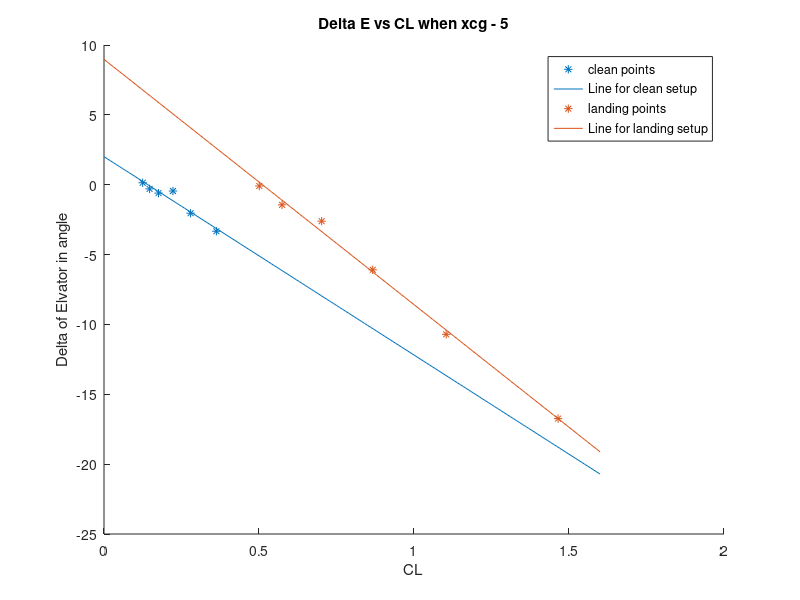

This chart was generated by the following MATLAB code:
%%
%for cg minus 5 AOA vs CL
%clean
clear 
clc

IAS = [240,221,202,179.5,160.1,140.5].*0.5144;
rho = 1.225;
MassOfFuel=(3100+503+[971.6,969.3,965.1,961.4,956.1,953.9]).*0.453592;
WeightOfFuel = MassOfFuel.*9.81;
CL = WeightOfFuel./(0.5.*rho.*IAS.^2.*17.48);
AoA=[-0.55,-0.18,-0.15,-0.047,1.004,2.144];

p1=polyfit(AoA,CL,1);
scatter(AoA,CL);
range = [-10:0.1:10];
hold on
plot(range,p1(1).*range + p1(2));
%%
%landing
IAS_landing = [119.3,111.3,100.6,90.5,80.2,69.6].*0.5144;
rho = 1.225;
MassOfFuel_landing=(3100+503+[936.8,926.9,920.8,917.6,917,914.6]).*0.453592;
WeightOfFuel_landing = MassOfFuel_landing.*9.81;
CL_landing = WeightOfFuel_landing./(0.5.*rho.*IAS_landing.^2.*17.48);
AoA_landing=[-5.248,-4.286,-3.312,-0.781,2.33,6.249];

hold on
scatter(AoA_landing,CL_landing,'*');
p2 = polyfit(AoA_landing,CL_landing,1);
hold on
plot(range,p2(1).*range+p2(2));
legend('points for clean setup','line for clean setup','points for landing setup','line for landing setup');
xlabel('Angel of attack in degree');
ylabel('CL(Coefficient of life)');
title('CL vs AoA for zero xcg - 5');
hold off
%%
%for de and CL
%for clean condition xcg-5

rangeCL=[0:0.01:1.6];
deltaE=[+0.01*14,-0.01*30,-0.02*30,-0.015*30,-0.068*30,-0.111*30];
scatter(CL,deltaE,'*');
pdeltaE = polyfit(CL,deltaE,1);
hold on
plot(rangeCL,pdeltaE(1).*rangeCL+pdeltaE(2));
hold on

%%
%landing
deltaE_landing=[-0.003*30,-0.048*30,-0.087*30,-0.203*30,-0.357*30,-0.558*30];
scatter(CL_landing,deltaE_landing,'*');
pdeltaE_landing = polyfit(CL_landing,deltaE_landing,1);
hold on
plot(rangeCL,pdeltaE_landing(1).*rangeCL+pdeltaE_landing(2));
title('Delta E vs CL when xcg - 5')
xlabel('CL')
ylabel('Delta of Elvator in angle');
legend('clean points','Line for clean setup','landing points','Line for landing setup');

%clean dDeltaE/dCl = -14.1970
%landing = -17.5534
